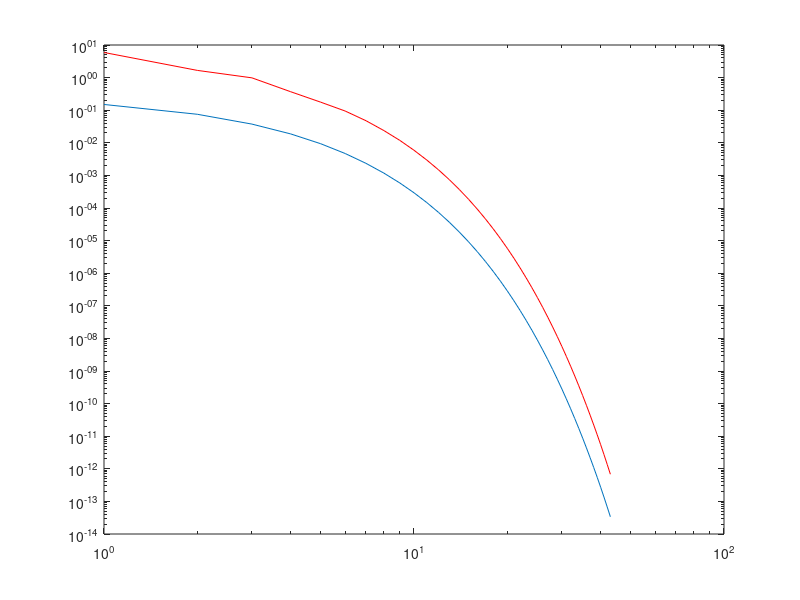

Write MATLAB code to recreate this figure.
% perform bisection method to find a zero for tan(x)-x
a = 3*pi/2 - 0.4;
b = 3*pi/2 + 0.2;

% max iterations
n = 60;

% interval storage
x = zeros(n, 3);

% convergences storage
convx = zeros(n, 1);
convfx = zeros(n, 1);

for i = 1:n
    fa = tan(a) - a;
    fb = tan(b) - b;

    % old interval
    x(i, 1) = b - a;
    % bisect a and b
    c = (a + b)/2;
    convx(i) = c;
	
    fc = tan(c) - c;
    convfx(i) = fc;
    % if fc and fa are on the same side, replace a with c
    if fc * fa > 0
        a = c;
    else
        b = c;
    end

    % next interval
    x(i, 2) = b - a;
    % ratio of new to old (~0.5)
    x(i, 3) = x(i, 2) / x(i, 1); 
    
	% stop if we have the precision we want
    if abs(x(i, 1)) < 10^(-13) || abs(fc) < 10^(-13)
        break
    end
end
loglog(1:(i - 1), abs(diff(convx(1:i))))
hold on
loglog(1:(i - 1), abs(diff(convfx(1:i))), 'r')
hold off